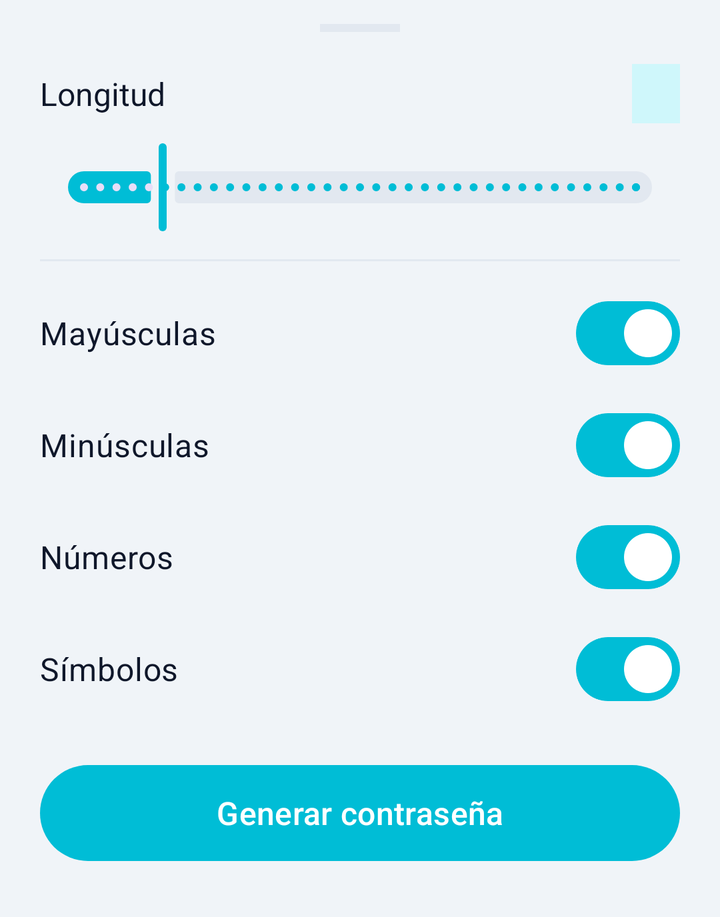
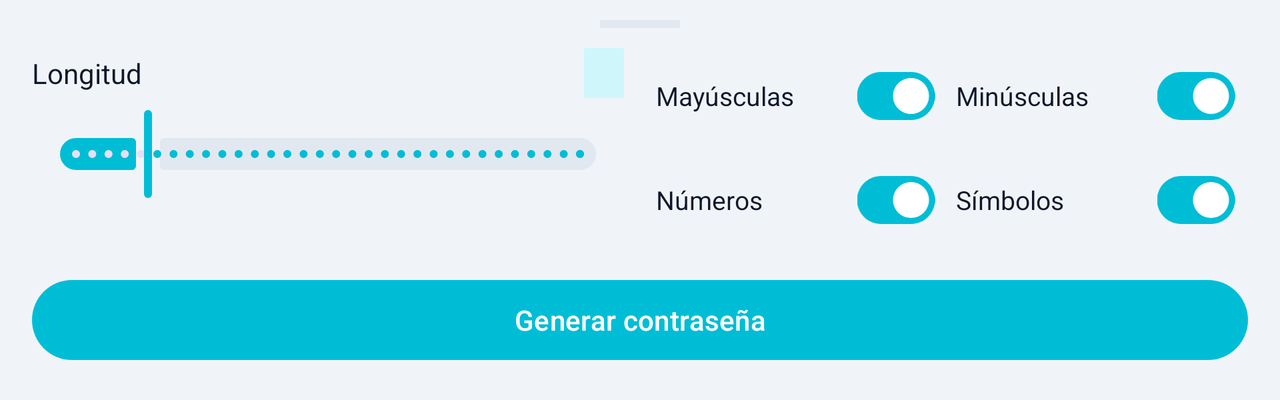

One screen, two layout resources from the same app: the default and the repository's alternative for another configuration. Each is rendered where Android would select it; the XML of both is given below.
<!-- AndroidManifest.xml: application theme Theme.Clef -->
<!-- res/layout/dialog_generator_sheet.xml -->
<?xml version="1.0" encoding="utf-8"?>
<androidx.core.widget.NestedScrollView xmlns:android="http://schemas.android.com/apk/res/android"
    xmlns:app="http://schemas.android.com/apk/res-auto"
    android:layout_width="match_parent"
    android:layout_height="wrap_content"
    android:background="?attr/colorSurface">

    <LinearLayout
        android:layout_width="match_parent"
        android:layout_height="wrap_content"
        android:orientation="vertical"
        android:paddingBottom="24dp">

        <View
            android:layout_width="40dp"
            android:layout_height="4dp"
            android:layout_gravity="center_horizontal"
            android:layout_marginTop="12dp"
            android:layout_marginBottom="16dp"
            android:background="@color/clef_border" />

        <LinearLayout
            android:layout_width="match_parent"
            android:layout_height="wrap_content"
            android:orientation="vertical"
            android:paddingHorizontal="20dp">

            <LinearLayout
                android:layout_width="match_parent"
                android:layout_height="wrap_content"
                android:gravity="center_vertical"
                android:orientation="horizontal">

                <TextView
                    android:layout_width="0dp"
                    android:layout_height="wrap_content"
                    android:layout_weight="1"
                    android:text="@string/generator_length"
                    android:textColor="?attr/colorOnSurface"
                    android:textSize="16sp" />

                <TextView
                    android:id="@+id/tvLengthValue"
                    android:layout_width="wrap_content"
                    android:layout_height="wrap_content"
                    android:background="?attr/colorPrimaryContainer"
                    android:paddingHorizontal="12dp"
                    android:paddingVertical="4dp"
                    android:textColor="?attr/colorOnPrimaryContainer"
                    android:textSize="16sp"
                    android:textStyle="bold" />

            </LinearLayout>

            <com.google.android.material.slider.Slider
                android:id="@+id/sliderLength"
                android:layout_width="match_parent"
                android:layout_height="wrap_content"
                android:layout_marginTop="8dp"
                android:stepSize="1.0"
                android:value="16.0"
                android:valueFrom="8.0"
                android:valueTo="64.0"
                app:thumbColor="?attr/colorPrimary"
                app:trackColorActive="?attr/colorPrimary"
                app:trackColorInactive="@color/clef_border" />

            <View
                android:layout_width="match_parent"
                android:layout_height="1dp"
                android:layout_marginVertical="12dp"
                android:background="@color/clef_border" />

            <com.google.android.material.materialswitch.MaterialSwitch
                android:id="@+id/switchUppercase"
                android:layout_width="match_parent"
                android:layout_height="wrap_content"
                android:checked="true"
                android:text="@string/generator_capitalcase"
                android:textColor="?attr/colorOnSurface"
                android:textSize="16sp"
                app:trackTint="?attr/colorPrimary" />

            <com.google.android.material.materialswitch.MaterialSwitch
                android:id="@+id/switchLowercase"
                android:layout_width="match_parent"
                android:layout_height="wrap_content"
                android:layout_marginTop="8dp"
                android:checked="true"
                android:text="@string/generator_lowercase"
                android:textColor="?attr/colorOnSurface"
                android:textSize="16sp"
                app:trackTint="?attr/colorPrimary" />

            <com.google.android.material.materialswitch.MaterialSwitch
                android:id="@+id/switchNumbers"
                android:layout_width="match_parent"
                android:layout_height="wrap_content"
                android:layout_marginTop="8dp"
                android:checked="true"
                android:text="@string/generator_numbers"
                android:textColor="?attr/colorOnSurface"
                android:textSize="16sp"
                app:trackTint="?attr/colorPrimary" />

            <com.google.android.material.materialswitch.MaterialSwitch
                android:id="@+id/switchSymbols"
                android:layout_width="match_parent"
                android:layout_height="wrap_content"
                android:layout_marginTop="8dp"
                android:checked="true"
                android:text="@string/generator_symbols"
                android:textColor="?attr/colorOnSurface"
                android:textSize="16sp"
                app:trackTint="?attr/colorPrimary" />

            <com.google.android.material.button.MaterialButton
                android:id="@+id/btnGenerate"
                android:layout_width="match_parent"
                android:layout_height="56dp"
                android:layout_marginTop="20dp"
                android:text="@string/generator_generate_password"
                android:textColor="?attr/colorOnPrimary"
                android:textSize="16sp"
                app:backgroundTint="?attr/colorPrimary"
                app:cornerRadius="28dp" />

        </LinearLayout>

    </LinearLayout>

</androidx.core.widget.NestedScrollView>
<!-- resources referenced by this layout -->
<resources>
  <color name="clef_border">#E2E8F0</color>
  <string name="generator_capitalcase">Mayúsculas</string>
  <string name="generator_generate_password">Generar contraseña</string>
  <string name="generator_length">Longitud</string>
  <string name="generator_lowercase">Minúsculas</string>
  <string name="generator_numbers">Números</string>
  <string name="generator_symbols">Símbolos</string>
  <style name="Theme.Clef" parent="Base.Theme.Clef" />
  <style name="Base.Theme.Clef" parent="Theme.Material3.DayNight.NoActionBar">
          <item name="colorPrimary">@color/clef_primary</item>
          <item name="colorOnPrimary">@color/clef_on_primary</item>
          <item name="colorPrimaryContainer">@color/clef_primary_container</item>
          <item name="colorOnPrimaryContainer">@color/clef_on_primary_container</item>
          <item name="colorSecondary">@color/clef_secondary</item>
          <item name="colorSurface">@color/clef_surface</item>
          <item name="colorOnSurface">@color/clef_on_surface</item>
          <item name="colorSurfaceVariant">@color/clef_input_surface</item>
          <item name="colorOnSurfaceVariant">@color/clef_text_muted</item>
          <item name="colorOutline">@color/clef_border</item>
          <item name="android:colorBackground">@color/clef_background</item>
      </style>
  <color name="clef_primary">#00BDD6</color>
  <color name="clef_on_primary">#FFFFFF</color>
  <color name="clef_primary_container">#CFF7FB</color>
  <color name="clef_on_primary_container">#00363D</color>
  <color name="clef_secondary">#0077B6</color>
  <color name="clef_surface">#F0F4F8</color>
  <color name="clef_on_surface">#0F172A</color>
  <color name="clef_input_surface">#FFFFFF</color>
  <color name="clef_text_muted">#64748B</color>
  <color name="clef_background">#F0F4F8</color>
</resources>
<!-- res/layout-land/dialog_generator_sheet.xml (the repository's variant of the layout above) -->
<!-- drawn on the phone turned sideways -->
<?xml version="1.0" encoding="utf-8"?>
<LinearLayout xmlns:android="http://schemas.android.com/apk/res/android"
    xmlns:app="http://schemas.android.com/apk/res-auto"
    android:layout_width="match_parent"
    android:layout_height="wrap_content"
    android:orientation="vertical"
    android:paddingHorizontal="16dp"
    android:paddingBottom="16dp"
    android:background="?attr/colorSurface">

    <View
        android:layout_width="40dp"
        android:layout_height="4dp"
        android:layout_gravity="center_horizontal"
        android:layout_marginTop="10dp"
        android:layout_marginBottom="10dp"
        android:background="@color/clef_border" />

    
    <LinearLayout
        android:layout_width="match_parent"
        android:layout_height="wrap_content"
        android:orientation="horizontal">

        
        <LinearLayout
            android:layout_width="0dp"
            android:layout_height="wrap_content"
            android:layout_weight="1"
            android:orientation="vertical"
            android:layout_marginEnd="16dp">

            <LinearLayout
                android:layout_width="match_parent"
                android:layout_height="wrap_content"
                android:gravity="center_vertical"
                android:orientation="horizontal">

                <TextView
                    android:layout_width="0dp"
                    android:layout_height="wrap_content"
                    android:layout_weight="1"
                    android:text="@string/generator_length"
                    android:textColor="?attr/colorOnSurface"
                    android:textSize="14sp" />

                <TextView
                    android:id="@+id/tvLengthValue"
                    android:layout_width="wrap_content"
                    android:layout_height="wrap_content"
                    android:background="?attr/colorPrimaryContainer"
                    android:paddingHorizontal="10dp"
                    android:paddingVertical="3dp"
                    android:textColor="?attr/colorOnPrimaryContainer"
                    android:textSize="14sp"
                    android:textStyle="bold" />

            </LinearLayout>

            <com.google.android.material.slider.Slider
                android:id="@+id/sliderLength"
                android:layout_width="match_parent"
                android:layout_height="wrap_content"
                android:layout_marginTop="4dp"
                android:stepSize="1.0"
                android:value="16.0"
                android:valueFrom="8.0"
                android:valueTo="64.0"
                app:thumbColor="?attr/colorPrimary"
                app:trackColorActive="?attr/colorPrimary"
                app:trackColorInactive="@color/clef_border" />

        </LinearLayout>

        
        <LinearLayout
            android:layout_width="0dp"
            android:layout_height="wrap_content"
            android:layout_weight="1"
            android:orientation="vertical">

            <LinearLayout
                android:layout_width="match_parent"
                android:layout_height="wrap_content"
                android:orientation="horizontal">

                <LinearLayout
                    android:layout_width="0dp"
                    android:layout_height="wrap_content"
                    android:layout_weight="1"
                    android:layout_marginEnd="4dp"
                    android:gravity="center_vertical"
                    android:orientation="horizontal">

                    <TextView
                        android:layout_width="0dp"
                        android:layout_height="wrap_content"
                        android:layout_weight="1"
                        android:text="@string/generator_capitalcase"
                        android:textColor="?attr/colorOnSurface"
                        android:textSize="13sp" />

                    <com.google.android.material.materialswitch.MaterialSwitch
                        android:id="@+id/switchUppercase"
                        android:layout_width="wrap_content"
                        android:layout_height="wrap_content"
                        android:checked="true"
                        android:scaleX="0.75"
                        android:scaleY="0.75"
                        app:trackTint="?attr/colorPrimary" />

                </LinearLayout>

                <LinearLayout
                    android:layout_width="0dp"
                    android:layout_height="wrap_content"
                    android:layout_weight="1"
                    android:gravity="center_vertical"
                    android:orientation="horizontal">

                    <TextView
                        android:layout_width="0dp"
                        android:layout_height="wrap_content"
                        android:layout_weight="1"
                        android:text="@string/generator_lowercase"
                        android:textColor="?attr/colorOnSurface"
                        android:textSize="13sp" />

                    <com.google.android.material.materialswitch.MaterialSwitch
                        android:id="@+id/switchLowercase"
                        android:layout_width="wrap_content"
                        android:layout_height="wrap_content"
                        android:checked="true"
                        android:scaleX="0.75"
                        android:scaleY="0.75"
                        app:trackTint="?attr/colorPrimary" />

                </LinearLayout>

            </LinearLayout>

            <LinearLayout
                android:layout_width="match_parent"
                android:layout_height="wrap_content"
                android:layout_marginTop="4dp"
                android:orientation="horizontal">

                <LinearLayout
                    android:layout_width="0dp"
                    android:layout_height="wrap_content"
                    android:layout_weight="1"
                    android:layout_marginEnd="4dp"
                    android:gravity="center_vertical"
                    android:orientation="horizontal">

                    <TextView
                        android:layout_width="0dp"
                        android:layout_height="wrap_content"
                        android:layout_weight="1"
                        android:text="@string/generator_numbers"
                        android:textColor="?attr/colorOnSurface"
                        android:textSize="13sp" />

                    <com.google.android.material.materialswitch.MaterialSwitch
                        android:id="@+id/switchNumbers"
                        android:layout_width="wrap_content"
                        android:layout_height="wrap_content"
                        android:checked="true"
                        android:scaleX="0.75"
                        android:scaleY="0.75"
                        app:trackTint="?attr/colorPrimary" />

                </LinearLayout>

                <LinearLayout
                    android:layout_width="0dp"
                    android:layout_height="wrap_content"
                    android:layout_weight="1"
                    android:gravity="center_vertical"
                    android:orientation="horizontal">

                    <TextView
                        android:layout_width="0dp"
                        android:layout_height="wrap_content"
                        android:layout_weight="1"
                        android:text="@string/generator_symbols"
                        android:textColor="?attr/colorOnSurface"
                        android:textSize="13sp" />

                    <com.google.android.material.materialswitch.MaterialSwitch
                        android:id="@+id/switchSymbols"
                        android:layout_width="wrap_content"
                        android:layout_height="wrap_content"
                        android:checked="true"
                        android:scaleX="0.75"
                        android:scaleY="0.75"
                        app:trackTint="?attr/colorPrimary" />

                </LinearLayout>

            </LinearLayout>

        </LinearLayout>

    </LinearLayout>

    <com.google.android.material.button.MaterialButton
        android:id="@+id/btnGenerate"
        android:layout_width="match_parent"
        android:layout_height="48dp"
        android:layout_marginTop="12dp"
        android:text="@string/generator_generate_password"
        android:textColor="?attr/colorOnPrimary"
        android:textSize="14sp"
        app:backgroundTint="?attr/colorPrimary"
        app:cornerRadius="24dp" />

</LinearLayout>
